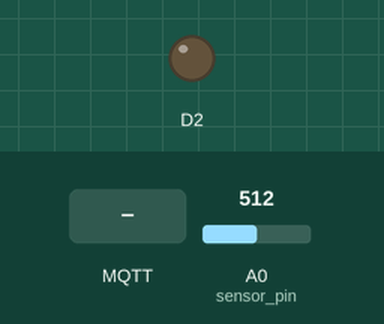
The sketch below on a simulated ESP8266 (NodeMCU). On the bench: output pins drawn as LEDs (lit = HIGH). The test bench sets the inputs (shaded band); at power-on: A0 (sensor_pin) = 512. WiFi joins after 1.5 s; servers stay silent unless stated; no MQTT or app messages arrive unless stated; what the sketch prints to the serial monitor is not drawn.

Above: at 2.8 s.
2.9 s: MQTT message "spon" arrives on the first subscribed topic
At 4.8 s:
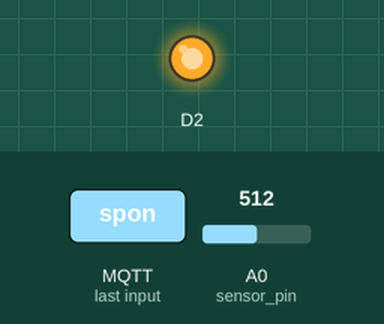
5.1 s: MQTT message "spoff" arrives on the first subscribed topic
At 6.2 s:
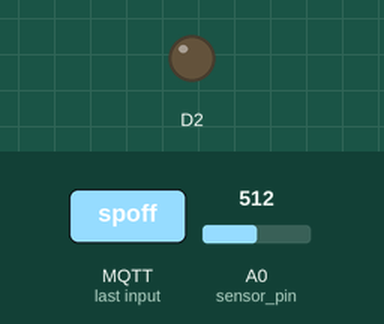
Timing chart, 0 to 8.1 s (numbered marks = the images above; inputs shaded):
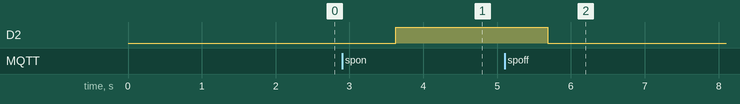

Measured:
- after the input at 2.9 s, D2: LOW → HIGH after 0.72 s
- after the input at 5.1 s, D2: HIGH → LOW after 0.59 s

The sketch:

project.ino
```cpp
#include <ESP8266WiFi.h>
#include <PubSubClient.h>
const int sensor_pin=A0;
void callback(char* topic, byte* payload, unsigned int payloadLength);


const char* ssid = "GUEST";
const char* password = "12345678";

#define ORG "0ui3ae"
#define DEVICE_TYPE "shreya"
#define DEVICE_ID "1234"
#define TOKEN "1234567890"

 float moist;
String data3;
String data="";

const char publishTopic[] = "iot-2/evt/robo/fmt/json";
char server[] = ORG ".messaging.internetofthings.ibmcloud.com";
char topic[] = "iot-2/cmd/home/fmt/String";
char authMethod[] = "use-token-auth";
char token[] = TOKEN;
char clientId[] = "d:" ORG ":" DEVICE_TYPE ":" DEVICE_ID;
//Serial.println(clientID);
void callback(char* topic, byte* payload, unsigned int payloadLength);

WiFiClient wifiClient;
PubSubClient client(server, 1883, callback, wifiClient);

int publishInterval = 5000; // 30 seconds
long lastPublishMillis;
void publishData();

void setup()
{
  Serial.begin(9600);
   pinMode(D2,OUTPUT);
   digitalWrite(D2,LOW);
  wifiConnect();
  mqttConnect();
}

void loop()
{

  moist=(100.00-((analogRead(sensor_pin)/1023.00)*100));
  Serial.print("Soil Moisture(in percentage)=");
  Serial.print(moist);
  Serial.println("%");
  delay(1000);
  if (millis() - lastPublishMillis > publishInterval)
  {
    publishData();
    lastPublishMillis = millis();
  }
 if (!client.loop()) {
    mqttConnect();
  }
}

void wifiConnect() {
  Serial.print("Connecting to ");
  Serial.print(ssid);
  WiFi.begin(ssid, password);
  while (WiFi.status() != WL_CONNECTED) {
  delay(500);
    Serial.print(".");
  }
  Serial.print("nWiFi connected, IP address: "); Serial.println(WiFi.localIP());
}

void mqttConnect() {
  if (!client.connected()) {
    Serial.print("Reconnecting MQTT client to "); Serial.println(server);
    while (!client.connect(clientId, authMethod, token)) {
      Serial.print(".");
      delay(500);
    }
    initManagedDevice();
    Serial.println();
  }
}
void initManagedDevice() {
  if (client.subscribe(topic)) {
    Serial.println("subscribe to cmd OK");
  } else {
    Serial.println("subscribe to cmd FAILED");
  }
}
void publishData()
{

  String payload = "{\"d\":{\"moist\":";
  payload += moist;
  payload += "}}";


  Serial.print("\n");
  Serial.print("Sending payload: "); Serial.println(payload);

  if (client.publish(publishTopic, (char*) payload.c_str())) {
    Serial.println("Publish OK");
  } else {
    Serial.println("Publish FAILED");
  }
}

void callback(char* topic, byte* payload, unsigned int payloadLength) {

  Serial.print("callback invoked for topic: ");
  Serial.println(topic);

  for (int i = 0; i < payloadLength; i++) {
    //Serial.print((char)payload[i]);
    data3 += (char)payload[i];
  }

  Serial.print("data: "+ data3);
  control_func();
  data3 = "";
}

void control_func()
{


  if(data3 == "spon")
 {
   if(moist<65)
   {
    digitalWrite(D2,HIGH);
    delay(1000);
    Serial.println(".......SPRINKLER ON..........");

   }
   else
   {
    digitalWrite(D2,LOW);
    delay(1000);
    Serial.println(".......SPRINKLER OFF..........");

   }
 }
  else if(data3 == "spoff")
  {
    digitalWrite(D2,LOW);

    delay(1000);
    Serial.println(".......SPRINKLER OFF..........");

  }

  else
  {
    Serial.println(".....NO COMMAND INPUT..........");
    }

}
```
